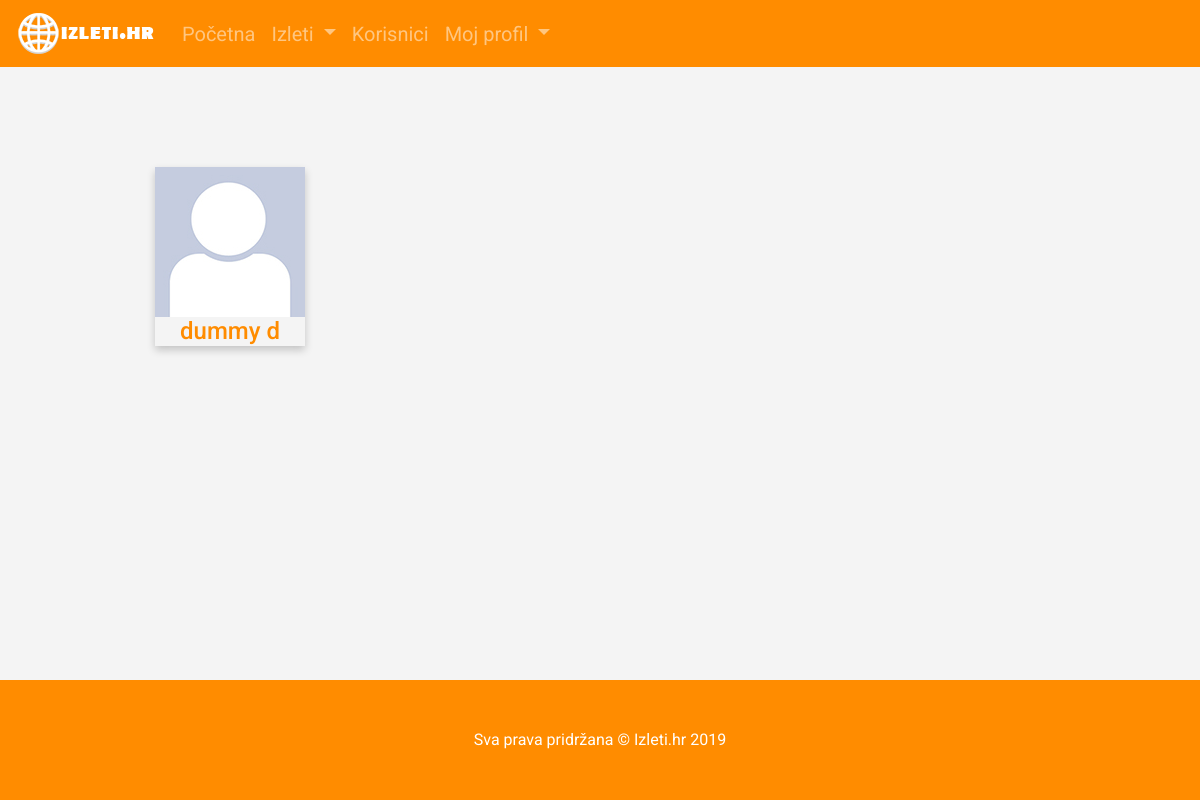
/moji_prijatelji (signed in), run on an earlier commit of the app's database.
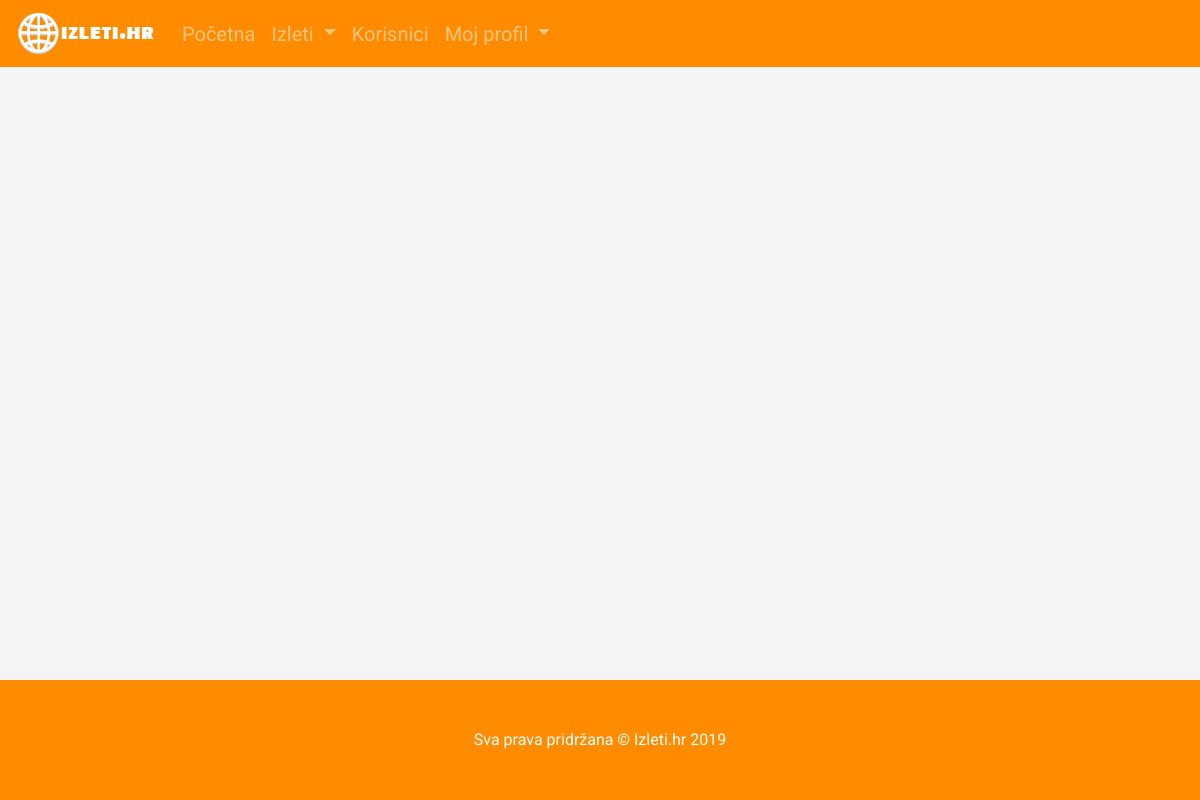
And on a later commit of the database.
### app/models.py (models this page shows, shortened)
class User(UserMixin, db.Model):
    id=db.Column(db.Integer,primary_key=True)
    username=db.Column(db.String(64), index=True, unique=True)
    email=db.Column(db.String(120), index=True, unique=True)
    password_hash=db.Column(db.String(128))
    ime=db.Column(db.String(50))
    prezime=db.Column(db.String(64))
    datum_rodjenja=db.Column(db.Date, nullable=True)
    broj_telefona=db.Column(db.String(20), nullable=True)
    o_meni=db.Column(db.String(400), nullable=True)
    profilna_slika=db.Column(db.String(300), default='korisnik.jpg')
    izleti = db.relationship('Izlet', backref='creator', lazy='dynamic')
    befriended=db.relationship(
        'User',secondary=friends,
        primaryjoin=(friends.c.befriender_id==id),
        secondaryjoin=(friends.c.befriended_id==id),
        backref=db.backref('friends',lazy='dynamic'),lazy='dynamic')

### app/routes.py (the view)
@app.route('/moji_prijatelji')
@login_required
def moji_prijatelji():
    page = request.args.get('page', 1, type=int)
    frends=current_user.friends.paginate(page, app.config['POSTS_PER_PAGE'], False)
    next_url = url_for('moji_prijatelji', page=frends.next_num) if frends.has_next else None
    prev_url = url_for('moji_prijatelji', page=frends.prev_num) if frends.has_prev else None
    return render_template('friends.html', title='Home Page',frends=frends.items)

### app/models.py (called while the page is built)
@login.user_loader
def load_user(id):
    return User.query.get(int(id))

### app/templates/friends.html (shortened to what this page needs)
{% extends "base.html" %}
{% block content %}
<section class="features">
<div class="container">
<div class="container">
<div class="row">
		{% for f in frends %}
			<div class="col-sm-4">
			<div class="korisnik">
			<a href="{{ url_for('user', username=f.username) }}">
				{% if f.profilna_slika %}
    			<img src="{{ url_for('static', filename='img/' + f.profilna_slika) }}" class="img-fluid" >
    			{% else %}
    			<img src="{{ url_for('static', filename='img/korisnik.jpg') }}" class="img-fluid">
    			{% endif %}
			</a>
			  <h4>{{f.ime}} {{f.prezime}}</h4>
			</div>
			</div>
		{% endfor %}
</div>
</div>
</div>
</section>
<div class="container text-center" >
</div>
<footer class="fixed-bottom py-5 bg-dark ">
    <div class="container">
      <p class="m-0 text-center text-white">Sva prava pridržana  &copy; Izleti.hr 2019</p>
    </div>
 </footer>
 {% endblock %}

What changed in the data, as far as the page shows it:
removed User: ime "dummy", prezime "d"
